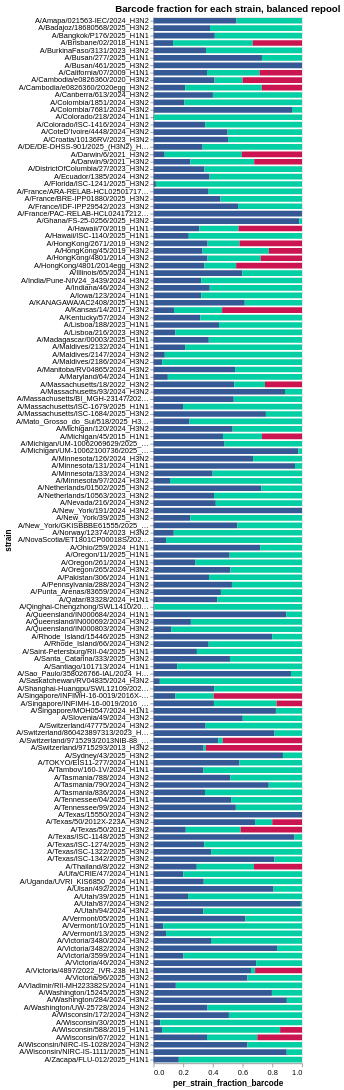

Here is the notebook cell this chart was saved with:
### Code cell
# Each barcode fraction across strains
all_barcode_counts = counts[['strain', 'barcode', 'count', 'well']].dropna()
single_well_all_barcode_counts = all_barcode_counts[all_barcode_counts['well'].isin(['C3','C4'])]

# Get tidy single well means
tidy_single_well = single_well_all_barcode_counts[['strain','barcode','count']].groupby(['strain', 'barcode']).mean().reset_index()
# Get sums for each strain
strain_sums_df = tidy_single_well.groupby('strain').sum().rename(columns = {'count': 'strain_count_sum'}).reset_index()
# Merge and calculate per strain the fraction represented by each barcode
tidy_single_well = tidy_single_well.merge(strain_sums_df[['strain', 'strain_count_sum']], 
                       on = ['strain'],
                       validate="many_to_one",
                      )
tidy_single_well['per_strain_fraction_barcode'] = tidy_single_well['count'] / tidy_single_well['strain_count_sum']
tidy_single_well['barcode_letter'] = tidy_single_well.groupby('strain').cumcount().apply(lambda x: string.ascii_uppercase[x])

# Plot as colored bar chart
bar_chart = alt.Chart(tidy_single_well).mark_bar(height={"band": 0.85}).encode(
    x = 'per_strain_fraction_barcode',
    y = 'strain',
    color=alt.Color('barcode_letter', legend=None).scale(range=color_palette),
    tooltip = ['strain', 'per_strain_fraction_barcode', 'barcode'],
).configure_axis(grid=False).properties(
        height = alt.Step(10),
        width = 200,
        title = "Barcode fraction for each strain, balanced repool")

bar_chart

### Figure 1 — Vega-Lite specification as saved in the notebook (floating-point values rounded to 4 significant figures; data arrays with more than 128 entries replaced by an {"elided": "..."} marker saying what was removed)
{"config": {"view": {"continuousWidth": 300, "continuousHeight": 300}, "axis": {"grid": false}}, "data": {"name": "data-76bb7e65284a68f4ed467fd182c88ffe"}, "mark": {"type": "bar", "height": {"band": 0.85}}, "encoding": {"color": {"field": "barcode_letter", "legend": null, "scale": {"range": ["#345995", "#03cea4", "#ca1551", "#eac435"]}, "type": "nominal"}, "tooltip": [{"field": "strain", "type": "nominal"}, {"field": "per_strain_fraction_barcode", "type": "quantitative"}, {"field": "barcode", "type": "nominal"}], "x": {"field": "per_strain_fraction_barcode", "type": "quantitative"}, "y": {"field": "strain", "type": "nominal"}}, "height": {"step": 10}, "title": "Barcode fraction for each strain, balanced repool", "width": 200, "$schema": "https://vega.github.io/schema/vega-lite/v5.16.3.json", "datasets": {"data-76bb7e65284a68f4ed467fd182c88ffe": {"elided": "322 records"}}}
